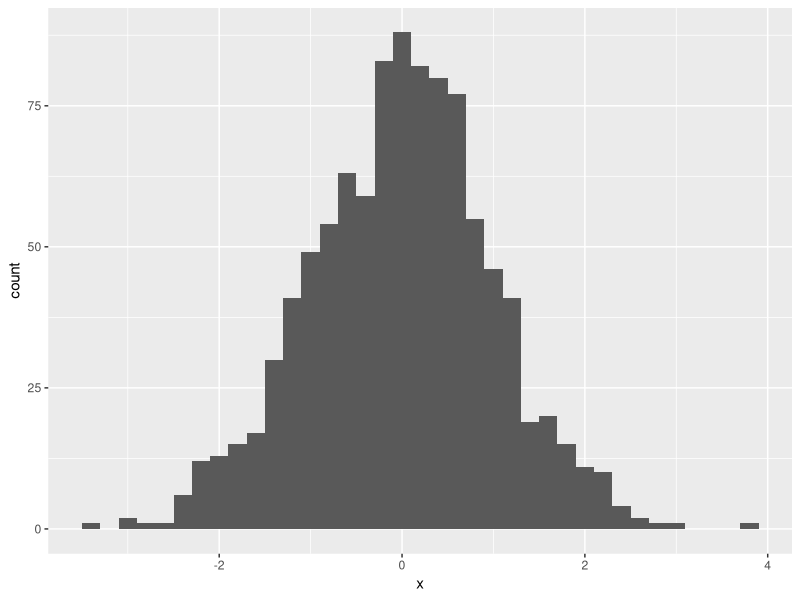
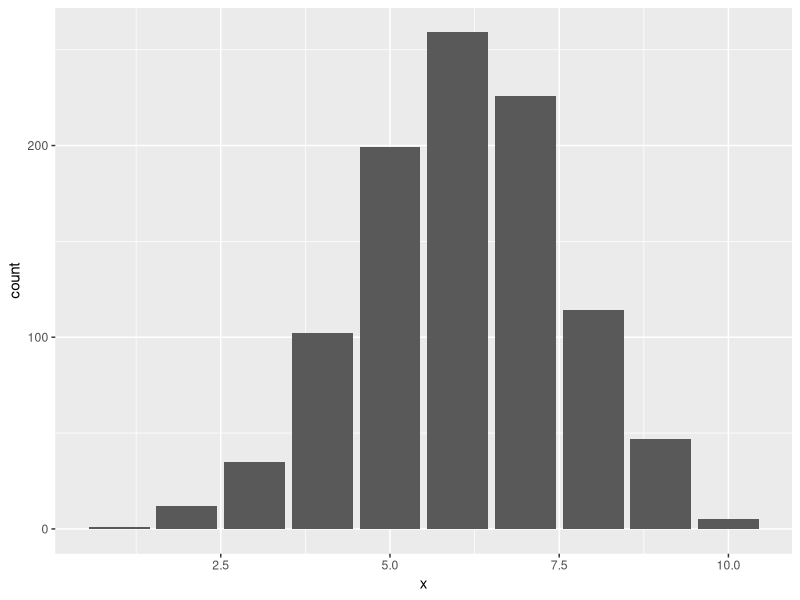

Write R code to recreate these figures, in order.
library("tidyverse")

x<- rnorm(1000)
x

df <- tibble(x=x)
df

p <- ggplot(df, aes(x=x)) +
  geom_histogram(binwidth = 0.2)

plot(p)

x<-rbinom(n=1000, size=10, prob=0.6)
df<- tibble(x=x) 
df

p <- ggplot(df, aes(x=x)) +
  geom_bar()
plot(p)

x<-rnorm(1000000, mean=10, sd=sqrt(10))
x

df = tibble(x=x)
df

df <- df %>% mutate(ind=(x<=0))
df

sum(df$ind)/100000

pnorm(q=0, mean=10, sd=sqrt(10))
 

